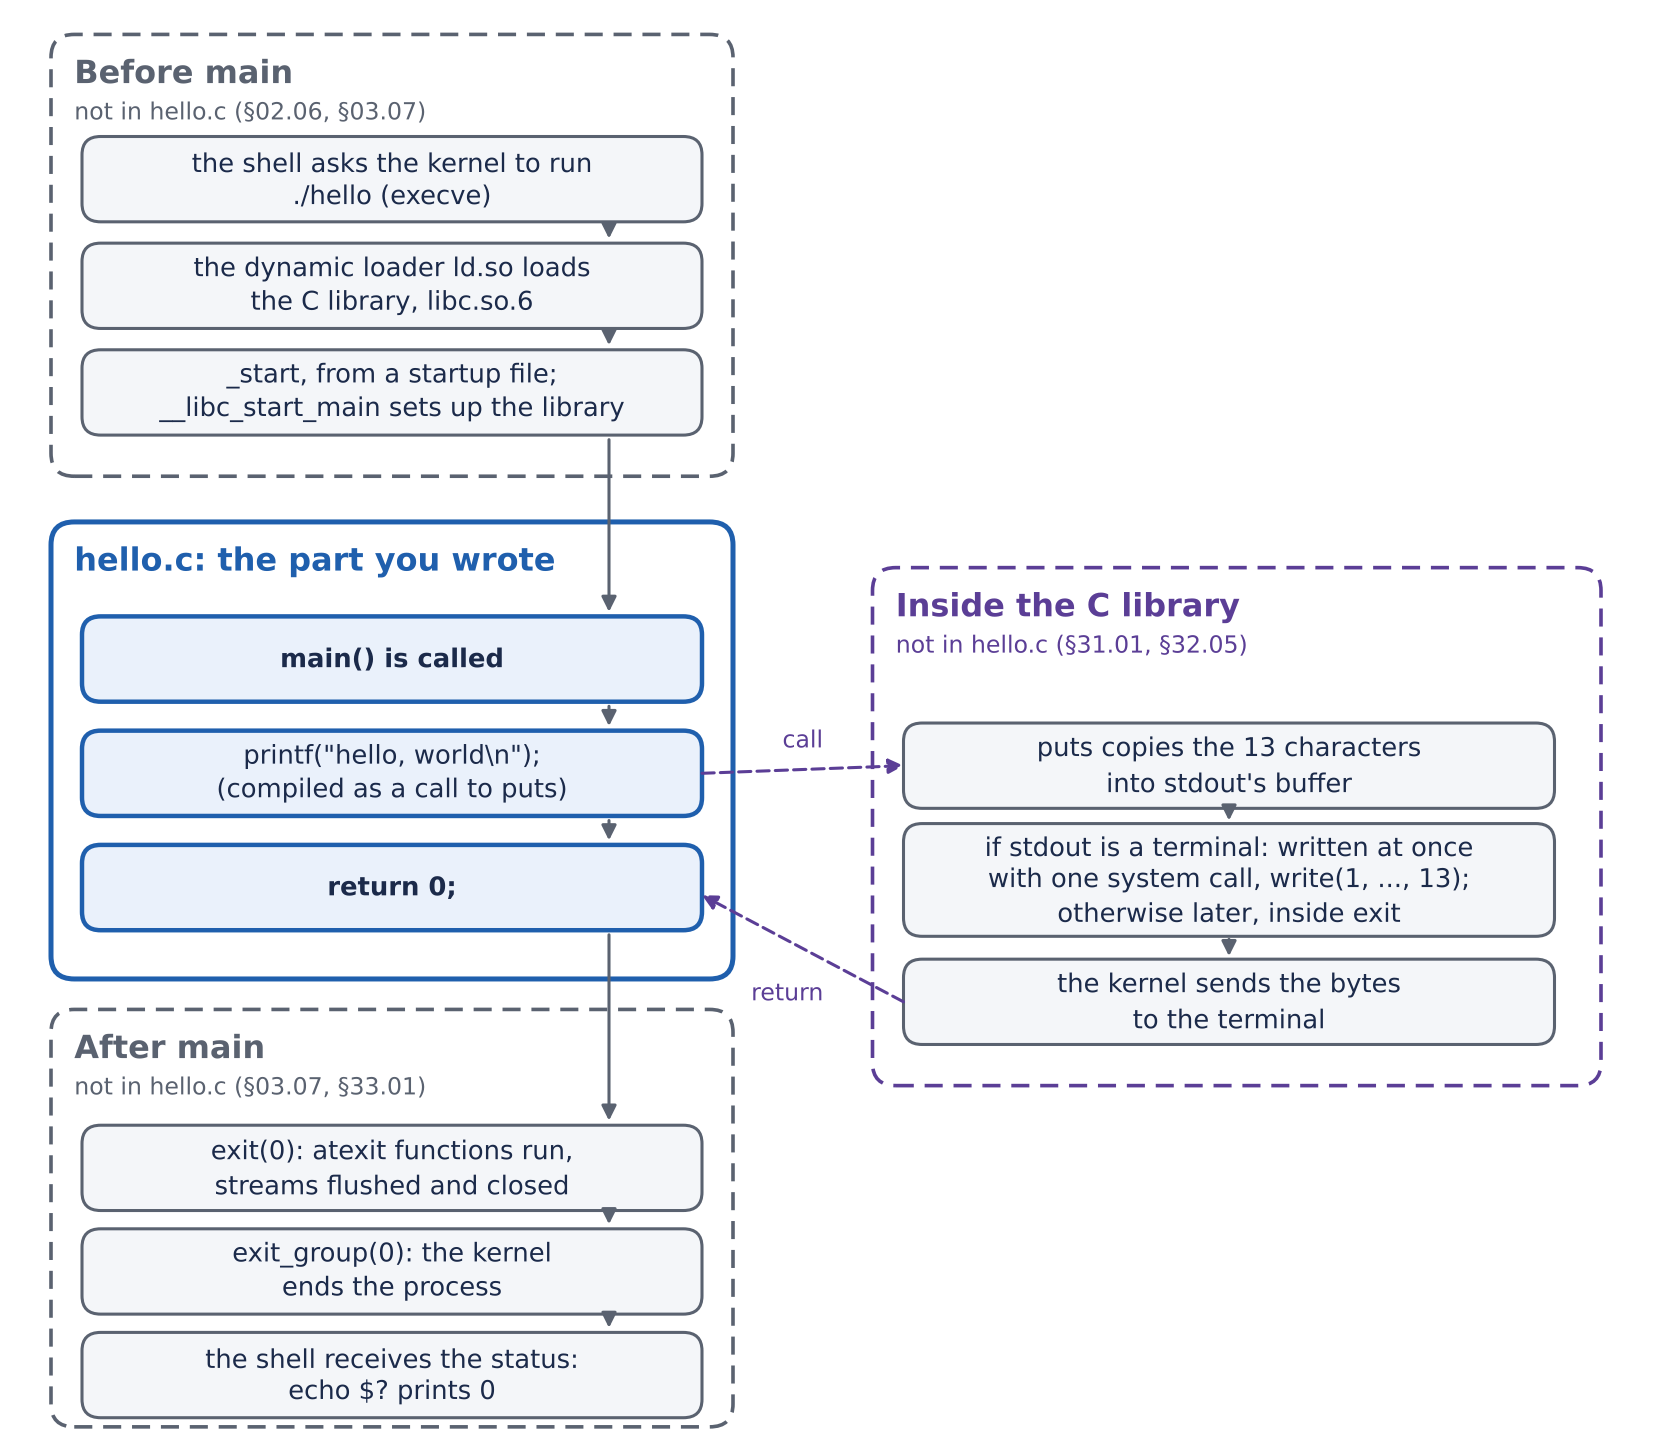

Here is the Python script that generated this plot:
# Figure 03.01-1: what hello.c says, and what happens around it
import matplotlib
matplotlib.use("Agg")
import matplotlib.pyplot as plt
from matplotlib.patches import FancyBboxPatch, FancyArrowPatch
plt.rcParams["font.family"] = "DejaVu Sans"
INK = "#1B2A4A"; GREY = "#5A6270"; BLUE = "#1F5FAD"; PURP = "#5B3E96"
fig, ax = plt.subplots(figsize=(10.5, 9.2), dpi=200)
ax.set_xlim(0, 105); ax.set_ylim(0, 93); ax.axis("off")

def panel(x, y, w, h, title, sub, col, dashed=True):
    ax.add_patch(FancyBboxPatch((x, y), w, h, boxstyle="round,pad=0,rounding_size=1.5",
                 fill=False, ec=col, lw=1.3 if dashed else 1.8, ls=(0, (5, 3)) if dashed else "-"))
    ax.text(x + 1.5, y + h - 1.6, title, ha="left", va="top", fontsize=11.5, weight="bold", color=col)
    if sub:
        ax.text(x + 1.5, y + h - 4.4, sub, ha="left", va="top", fontsize=8.5, color=col)

def box(cx, cy, text, col=GREY, fill="#F4F6F9", w=40, h=5.6, bold=False, lw=1.1):
    ax.add_patch(FancyBboxPatch((cx - w/2, cy - h/2), w, h, boxstyle="round,pad=0,rounding_size=1.2",
                 fc=fill, ec=col, lw=lw))
    ax.text(cx, cy, text, ha="center", va="center", fontsize=9.3, color=INK,
            weight="bold" if bold else "normal", linespacing=1.3)
    return (cx, cy, w, h)

def arrow(p, q, col=GREY, ls="-", rad=0.0):
    ax.add_patch(FancyArrowPatch(p, q, arrowstyle="-|>", mutation_scale=11, color=col, lw=1.1,
                 linestyle=ls, connectionstyle=f"arc3,rad={rad}", shrinkA=0, shrinkB=0))

# left column: before, yours, after (vertical arrows run right of centre, clear of the titles)
L = 24; X = 38
panel(2, 63, 44, 29, "Before main", "not in hello.c (§02.06, §03.07)", GREY)
box(L, 82.5, "the shell asks the kernel to run\n./hello (execve)")
box(L, 75.5, "the dynamic loader ld.so loads\nthe C library, libc.so.6")
box(L, 68.5, "_start, from a startup file;\n__libc_start_main sets up the library")
arrow((X, 79.4), (X, 78.6)); arrow((X, 72.4), (X, 71.6))

panel(2, 30, 44, 30, "hello.c: the part you wrote", None, BLUE, dashed=False)
box(L, 51, "main() is called", BLUE, "#EAF1FB", bold=True, lw=1.6)
box(L, 43.5, 'printf("hello, world\\n");\n(compiled as a call to puts)', BLUE, "#EAF1FB", lw=1.6)
box(L, 36, "return 0;", BLUE, "#EAF1FB", bold=True, lw=1.6)
arrow((X, 65.4), (X, 54.1)); arrow((X, 47.9), (X, 46.6)); arrow((X, 40.4), (X, 39.1))

panel(2, 0.6, 44, 27.4, "After main", "not in hello.c (§03.07, §33.01)", GREY)
box(L, 17.6, "exit(0): atexit functions run,\nstreams flushed and closed")
box(L, 10.8, "exit_group(0): the kernel\nends the process")
box(L, 4.0, "the shell receives the status:\necho $? prints 0")
arrow((X, 32.9), (X, 20.7)); arrow((X, 14.5), (X, 13.9)); arrow((X, 7.7), (X, 7.1))

# right column: the library
R = 78
panel(55, 23, 47, 34, "Inside the C library", "not in hello.c (§31.01, §32.05)", PURP)
box(R, 44, "puts copies the 13 characters\ninto stdout's buffer", w=42)
box(R, 36.5, "if stdout is a terminal: written at once\nwith one system call, write(1, ..., 13);\notherwise later, inside exit", w=42, h=7.4)
box(R, 28.5, "the kernel sends the bytes\nto the terminal", w=42)
arrow((R, 41.1), (R, 40.4)); arrow((R, 32.6), (R, 31.5))
arrow((44, 43.5), (57, 44), PURP, (0, (4, 2)))
ax.text(50.5, 45.2, "call", fontsize=8.5, color=PURP, ha="center")
arrow((57, 28.5), (44, 35.5), PURP, (0, (4, 2)))
ax.text(49.5, 28.6, "return", fontsize=8.5, color=PURP, ha="center")
fig.savefig("fig_hidden.png", bbox_inches="tight", facecolor="white")
